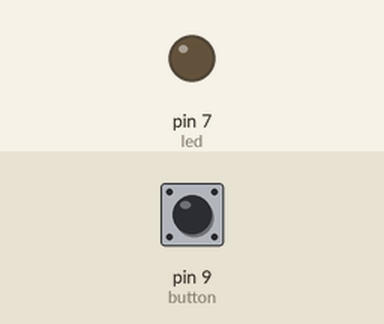
This sketch was run on a simulated Arduino Uno, built with avr-gcc and run on an emulated ATmega328P. Shown: output pins drawn as LEDs (lit = HIGH). Dashed ring = blinking. Inputs (shaded band) come from the test bench; at power-on: pin 9 (button) HIGH.

Above: at 1.2 s.
1.3 s: pin 9 (button) pulled LOW for 1 s
At 2.4 s:
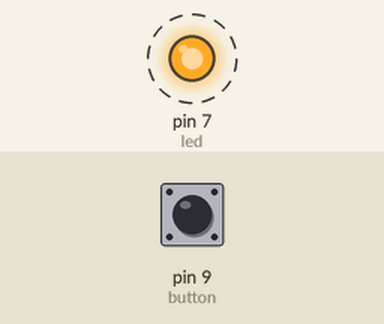
Timing chart, 0 to 10.4 s (numbered marks = the images above; inputs shaded):
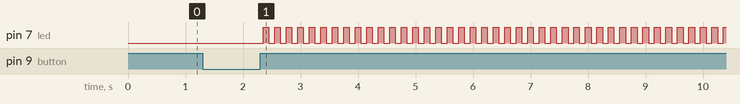

Measured:
- after the input at 1.3 s, pin 7 (led): alternates HIGH for 0.10 s and LOW for 0.10 s, starting after 1.1 s

The sketch:

fsm_button_led.ino
```cpp
enum LedState {
  OFF,
  ON,
  MODE
};

const int led = 7;
const int button = 9;

LedState state = OFF;

// Button handling
bool buttonState = HIGH;
bool lastReading = HIGH;
unsigned long debounceTime = 0;
unsigned long pressStartTime = 0;

const unsigned long debounceDelay = 50;
const unsigned long longPressTime = 500;

// Blink handling
bool ledOutput = LOW;
unsigned long lastBlinkTime = 0;
const unsigned long blinkInterval = 100;

void setup() {
  pinMode(led, OUTPUT);
  pinMode(button, INPUT_PULLUP);
}

void loop() {
  unsigned long now = millis();
  bool reading = digitalRead(button);

  /* ---------- DEBOUNCE ---------- */
  if (reading != lastReading) {
    debounceTime = now;
  }

  if ((now - debounceTime) > debounceDelay) {

    /* ---------- BUTTON EVENT ---------- */
    if (reading != buttonState) {
      buttonState = reading;

      // Button pressed
      if (buttonState == LOW) {
        pressStartTime = now;
      }
      // Button released
      else {
        unsigned long pressDuration = now - pressStartTime;

        // SHORT PRESS
        if (pressDuration < longPressTime) {
          if (state == OFF) state = ON;
          else if (state == ON) state = OFF;
        }

        // LONG PRESS
        else {
          if (state == MODE) state = OFF;
          else state = MODE;
        }
      }
    }
  }

  lastReading = reading;

  /* ---------- FSM OUTPUT LOGIC ---------- */
  if (state == OFF) {
    digitalWrite(led, LOW);
  }

  else if (state == ON) {
    digitalWrite(led, HIGH);
  }

  else if (state == MODE) {
    if (now - lastBlinkTime >= blinkInterval) {
      ledOutput = !ledOutput;
      digitalWrite(led, ledOutput);
      lastBlinkTime = now;
    }
  }
}
```
